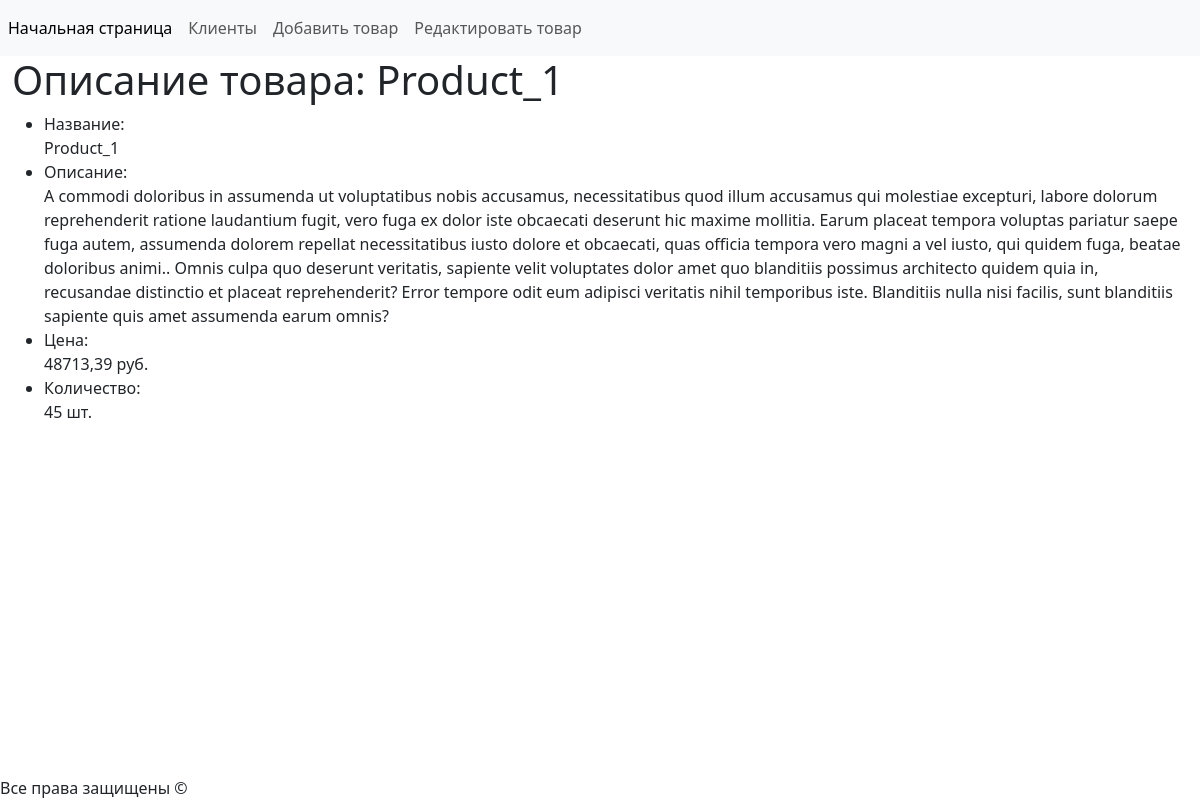
Screenshot of /product/41/ with the database file from the repository.
### shop/models.py (models this page shows, shortened)
class Product(models.Model):
    name = models.CharField(max_length=200)
    description = models.TextField(default=None)
    price = models.DecimalField(max_digits=10, decimal_places=2)
    quantity = models.IntegerField(default=0)
    add_date = models.DateField(default=None)
    image = models.ImageField(null=True)

### shop/views.py (the view)
# urls.py: path('product/<int:product_id>/', views.GetProduct.as_view(), name='get_product_id'),
class GetProduct(View):
    def get(self, request, product_id):
        product = Product.objects.get(pk=product_id)
        title_content = f'Описание товара: {product.name}'
        context = {'title': 'Интернет-магазин / товар',
                    'content': {'title': title_content,
                                'result': product,
                                }
                    }
        return render(request, 'shop/product.html', context)

### shop/templates/shop/product.html (shortened to what this page needs)
{% extends 'base.html' %}
{% block content %}
  <h1>{{ content.title }}</h1>
  {% if content.result %}
    <ul>
        <li>
          Название: <br>
          {{ content.result.name }}
        </li>
        <li>
          Описание: <br>
          {{ content.result.description }}
        </li>
        <li>
          Цена: <br>
          {{ content.result.price }} руб.
        </li>
        <li>
          Количество: <br>
          {{ content.result.quantity }} шт.
        </li>
    </ul>
  {% else %}
    <p>Описание товара временно отсутствует</p>
  {% endif %}
{% endblock %}

### rows the page displays
Product: result.name "Product_1", result.description "A commodi doloribus in assumenda ut voluptatibus nobis accusamus, necessitatibus quod illum accusamus qui molestiae excepturi, labore dolorum reprehenderit ratione laudantium fugit, vero fuga ex dolor iste obcaecati deserunt hic maxime mollitia. Earum placeat tempora voluptas pariatur saepe fuga autem, assumenda dolorem repellat necessitatibus iusto dolore et obcaecati, quas officia tempora vero magni a vel iusto, qui quidem fuga, beatae doloribus animi.. Omnis culpa quo deserunt veritatis, sapiente velit voluptates dolor amet quo blanditiis possimus architecto quidem quia in, recusandae distinctio et placeat reprehenderit? Error tempore odit eum adipisci veritatis nihil temporibus iste.…", result.price "48713,39", result.quantity "45"

### other values shown
{{ content.title }} "Описание товара: Product_1"
